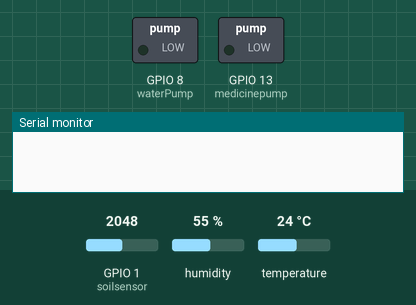
This sketch was run on a simulated ESP32-S3. On the bench: switched loads named in the sketch (green lamp = pin HIGH), the last lines printed to the serial monitor. The test bench sets the inputs (shaded band); at power-on: GPIO 1 (soilsensor) = 2048, humidity 55 %, temperature 24 °C. The modem accepts every AT command (registered, SIM ready, sends succeed) and sends nothing else.

Above: at 0.0 s.
At 6.1 s:
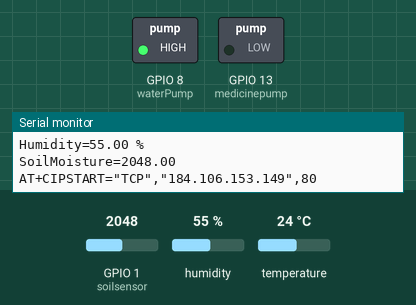
Timing chart, 0 to 7.6 s (numbered marks = the images above):
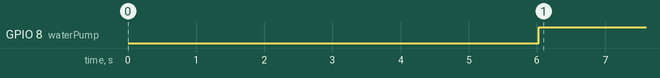

The sketch:

thingspeak_esp8266.ino
```cpp
#include <ThingSpeak.h>

#include <WiFi.h>
#include <WiFiClient.h>
#include <WiFiServer.h>
#include <WiFiUdp.h>


// Code to use SoftwareSerial
#include <SoftwareSerial.h>
SoftwareSerial espSerial =  SoftwareSerial(2,3);      // arduino RX pin=2  arduino TX pin=3    connect the arduino RX pin to esp8266 module TX pin   -  connect the arduino TX pin to esp8266 module RX pin


#include <DHT.h>        //Attention: For new  DHT11 version  library you will need the Adafruit_Sensor library
                        //Download from here: https://github.com/adafruit/Adafruit_Sensor


//Attention: For new  DHT11 version  libraries you will need the Adafruit_Sensor library
//Download from here:https://github.com/adafruit/Adafruit_Sensor
//and install to Arduino software

#define DHTPIN 5                // Connect the signal pin of DHT11 sensor to digital pin 5
#define DHTTYPE DHT11
DHT dht(DHTPIN, DHTTYPE);


String apiKey = "MK8UHNXO07D8RNIE";     // replace with your channel's thingspeak WRITE API key

String ssid="Annonymous";    // Wifi network SSID
String password ="hackmeifucan";  // Wifi network password

boolean DEBUG=true;
int soilsensor = A0;
int waterPump = 8;
float aConst = 2.25;
int medicinepump = 13;
unsigned long channel = 941062;
char* readAPIKey = "43W635RLMK780LHP";
unsigned int field = 3;
WiFiClient client;

//======================================================================== showResponce
void showResponse(int waitTime){
    long t=millis();
    char c;
    while (t+waitTime>millis()){
      if (espSerial.available()){
        c=espSerial.read();
        if (DEBUG) Serial.print(c);
      }
    }

}
//-------------------------------------------------------------------------
float thingSpeakRead(long channel,unsigned int field){
  float data =  ThingSpeak.readFloatField( channel, field, readAPIKey );
  Serial.println( " Data read from ThingSpeak: " + String( data, 9 ) );
  return data;
}

//========================================================================
boolean thingSpeakWrite(float value1, float value2, float value3){
  String cmd = "AT+CIPSTART=\"TCP\",\"";                  // TCP connection
  cmd += "184.106.153.149";                               // api.thingspeak.com
  cmd += "\",80";
  espSerial.println(cmd);
  if (DEBUG) Serial.println(cmd);
  if(espSerial.find("Error")){
    if (DEBUG) Serial.println("AT+CIPSTART error");
    return false;
  }


  String getStr = "GET https://api.thingspeak.com/update?api_key=";   // prepare GET string
  getStr += apiKey;

  getStr +="&field1=";
  getStr += String(value1);
  getStr +="&field2=";
  getStr += String(value2);
  getStr +="&field3=";
  getStr += String(value3);
  // ...
  getStr += "\r\n\r\n\r\n";

  // send data length
  cmd = "AT+CIPSEND=";
  cmd += String(getStr.length());
  espSerial.println(cmd);

  if (DEBUG)  Serial.println(cmd);

  delay(100);
  if(espSerial.find(">")){
    espSerial.print(getStr);
    if (DEBUG)  Serial.print(getStr);
  }
  else{
    espSerial.println("AT+CIPCLOSE");
    // alert user
    if (DEBUG)   Serial.println("AT+CIPCLOSE");
    return false;
  }
  return true;
}
//================================================================================ setup
void setup() {
  DEBUG=true;    // enable debug serial
  pinMode(waterPump, OUTPUT);
  pinMode(soilsensor, INPUT);
  pinMode(medicinepump, OUTPUT);
  Serial.begin(9600);

  dht.begin();          // Start DHT sensor

  espSerial.begin(115200);  // enable software serial
                          // Your esp8266 module's speed is probably at 115200.
                          // For this reason the first time set the speed to 115200 or to your esp8266 configured speed
                          // and upload. Then change to 9600 and upload again

 /* espSerial.println("AT+RST");         // Enable this line to reset the module;
  showResponse(1000);

  espSerial.println("AT+UART_CUR=9600,8,1,0,0");    // Enable this line to set esp8266 serial speed to 9600 bps
  showResponse(1000);*/


  espSerial.println("AT+CWMODE=1");   // set esp8266 as client
  showResponse(1000);

  espSerial.println("AT+CWJAP=\""+ssid+"\",\""+password+"\"");  // set your home router SSID and password
  showResponse(5000);

   if (DEBUG)  Serial.println("Setup completed");
}


// ====================================================================== loop
void loop() {
    // Read sensor values
   float t = dht.readTemperature();
   float h = dht.readHumidity();
   float s = analogRead(soilsensor);
     if(s>700){
            digitalWrite(waterPump, HIGH);
          }
          else{
              digitalWrite(waterPump, LOW);
            }
        if (isnan(t) || isnan(h) || isnan(s)) {
        if (DEBUG) Serial.println("Failed to read from DHT OR SOILSENSOR");
      }
      else {
          if (DEBUG)  Serial.println("Temp="+String(t)+" *C");
          if (DEBUG) Serial.println("Humidity="+String(h)+" %");
          if (DEBUG)  Serial.println("SoilMoisture="+String(s));
           thingSpeakWrite(t,h,s); // Write values to thingspeak
         }


  // thingspeak needs 15 sec delay between updates,
  delay(20000);
}
```

Measured:
- by itself, GPIO 8 (waterPump): LOW → HIGH at 6.0 s
